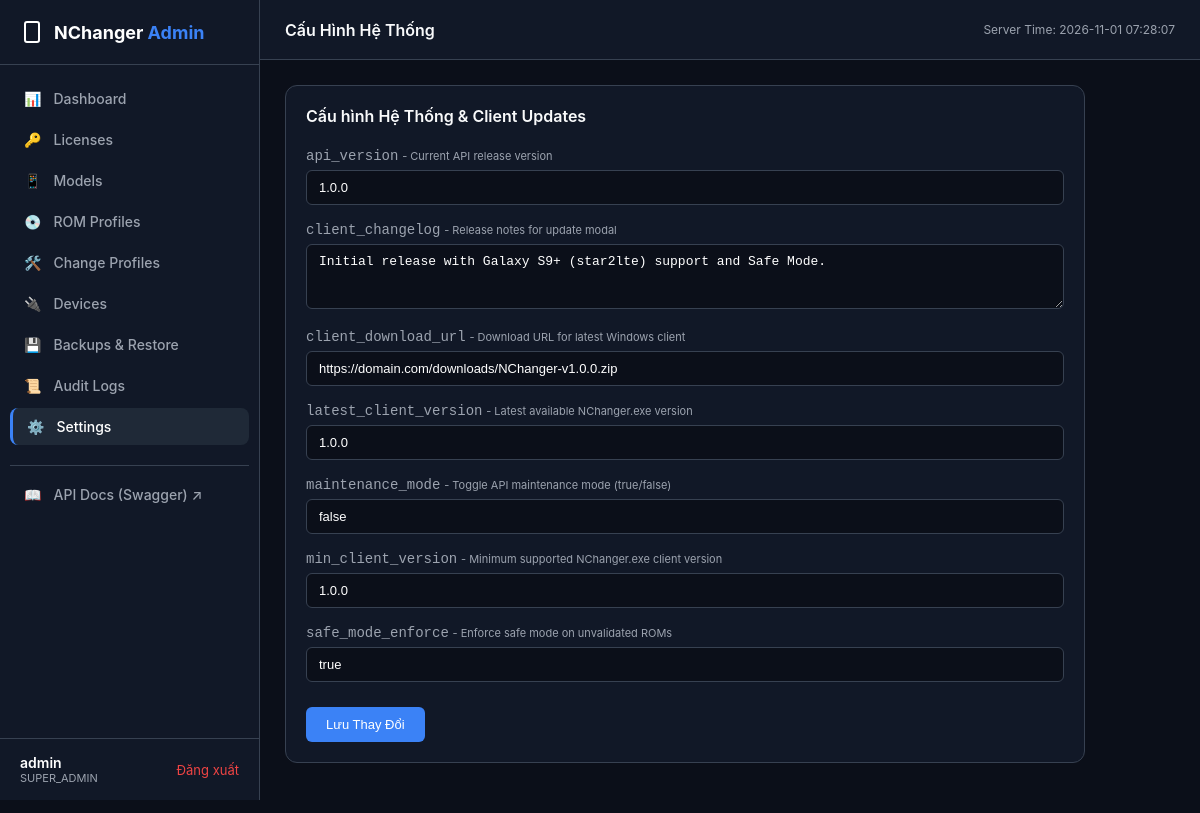
Screenshot of /admin/settings.php (signed in) with the database file from the repository.
### tables this page shows
CREATE TABLE `system_settings` (
  `setting_key` VARCHAR(100) NOT NULL,
  `setting_value` TEXT NOT NULL,
  `description` VARCHAR(255) DEFAULT NULL,
  `updated_at` TIMESTAMP NOT NULL DEFAULT CURRENT_TIMESTAMP ON UPDATE CURRENT_TIMESTAMP,
  PRIMARY KEY (`setting_key`)
);

### public/admin/includes/auth.php (called while the page is built, shortened)
<?php
$currentUser = $_SESSION['admin_user'] ?? null;

### public/admin/settings.php (the view, shortened to what this page needs)
<?php
require_once __DIR__ . '/includes/auth.php';
$pageTitle = 'Cấu Hình Hệ Thống';
$db = Database::getConnection();
$rows = $db->query('SELECT * FROM system_settings ORDER BY setting_key ASC')->fetchAll(PDO::FETCH_ASSOC);
include __DIR__ . '/includes/header.php';
?>
<div class="card" style="max-width: 800px;">
    <div class="card-header">
        <div class="card-title">Cấu hình Hệ Thống & Client Updates</div>
    </div>
    <form method="POST">
        <?php foreach ($rows as $s): ?>
            <div class="form-group">
                <label class="form-label">
                    <code><?= htmlspecialchars($s['setting_key']) ?></code>
                    <?php if (!empty($s['description'])): ?>
                        <span style="font-weight: normal; font-size: 11px; color: var(--text-muted);"> - <?= htmlspecialchars($s['description']) ?></span>
                    <?php endif; ?>
                </label>
                <?php if (strlen($s['setting_value']) > 80 || in_array($s['setting_key'], ['client_changelog'])): ?>
                    <textarea name="settings[<?= htmlspecialchars($s['setting_key']) ?>]" class="form-control" rows="3"><?= htmlspecialchars($s['setting_value']) ?></textarea>
                <?php else: ?>
                    <input type="text" name="settings[<?= htmlspecialchars($s['setting_key']) ?>]" class="form-control" value="<?= htmlspecialchars($s['setting_value']) ?>">
                <?php endif; ?>
            </div>
        <?php endforeach; ?>
        <div style="margin-top: 25px;">
            <button type="submit" class="btn btn-primary" style="padding: 10px 20px;">Lưu Thay Đổi</button>
        </div>
    </form>
</div>
<?php include __DIR__ . '/includes/footer.php'; ?>

### public/admin/includes/header.php (shortened to what this page needs)
<?php
$currentPage = basename($_SERVER['PHP_SELF'] ?? 'dashboard.php');
?>
<!DOCTYPE html>
<html lang="en">
<head>
    <link rel="stylesheet" href="assets/css/admin.css">
</head>
<body>
    <aside class="sidebar">
        <div class="brand">
            <svg width="24" height="24" viewBox="0 0 24 24" fill="none" stroke="currentColor" stroke-width="2">
                <rect x="5" y="2" width="14" height="20" rx="2" ry="2"></rect>
                <line x1="12" y1="18" x2="12.01" y2="18"></line>
            </svg>
            <div>NChanger <span>Admin</span></div>
        </div>
        <ul class="nav-menu">
            <li class="nav-item">
                <a href="dashboard.php" class="nav-link <?= $currentPage === 'dashboard.php' ? 'active' : '' ?>">
                    <span>📊</span> Dashboard
                </a>
            </li>
            <li class="nav-item">
                <a href="licenses.php" class="nav-link <?= $currentPage === 'licenses.php' ? 'active' : '' ?>">
                    <span>🔑</span> Licenses
                </a>
            </li>
            <li class="nav-item">
                <a href="models.php" class="nav-link <?= $currentPage === 'models.php' ? 'active' : '' ?>">
                    <span>📱</span> Models
                </a>
            </li>
            <li class="nav-item">
                <a href="roms.php" class="nav-link <?= $currentPage === 'roms.php' ? 'active' : '' ?>">
                    <span>💿</span> ROM Profiles
                </a>
            </li>
            <li class="nav-item">
                <a href="change_profiles.php" class="nav-link <?= $currentPage === 'change_profiles.php' ? 'active' : '' ?>">
                    <span>🛠️</span> Change Profiles
                </a>
            </li>
            <li class="nav-item">
                <a href="devices.php" class="nav-link <?= $currentPage === 'devices.php' ? 'active' : '' ?>">
                    <span>🔌</span> Devices
                </a>
            </li>
            <li class="nav-item">
                <a href="backups.php" class="nav-link <?= $currentPage === 'backups.php' ? 'active' : '' ?>">
                    <span>💾</span> Backups & Restore
                </a>
            </li>
            <li class="nav-item">
                <a href="logs.php" class="nav-link <?= $currentPage === 'logs.php' ? 'active' : '' ?>">
                    <span>📜</span> Audit Logs
                </a>
            </li>
            <li class="nav-item">
                <a href="settings.php" class="nav-link <?= $currentPage === 'settings.php' ? 'active' : '' ?>">
                    <span>⚙️</span> Settings
                </a>
            </li>
            <li class="nav-item" style="margin-top: 20px; border-top: 1px solid var(--border-color); padding-top: 10px;">
                <a href="/api/v1/docs" target="_blank" class="nav-link">
                    <span>📖</span> API Docs (Swagger) ↗
                </a>
            </li>
        </ul>
        <div class="user-panel">
            <div>
                <div style="font-weight: 600; color: #fff;"><?= htmlspecialchars($currentUser['username'] ?? 'Admin') ?></div>
                <div style="font-size: 11px; color: var(--text-muted); text-transform: uppercase;"><?= htmlspecialchars($currentUser['role'] ?? 'super_admin') ?></div>
            </div>
            <a href="logout.php" style="color: var(--danger); text-decoration: none; font-size: 13px;" title="Logout">Đăng xuất</a>
        </div>
    </aside>
    <div class="main-wrapper">
        <header class="topbar">
            <div style="font-weight: 600; font-size: 16px;"><?= $pageTitle ?? 'Dashboard' ?></div>
            <div style="color: var(--text-muted); font-size: 12px;">Server Time: <?= date('Y-m-d H:i:s') ?></div>
        </header>
        <main class="content-body">

### public/admin/includes/footer.php (shortened to what this page needs)
        </main>
    </div>
</body>
</html>

### public/admin/assets/css/admin.css (style rules this page uses)
:root { --bg-primary: #0b0f19; --bg-surface: #111827; --bg-surface-elevated: #1f2937; --border-color: #374151; --text-primary: #f9fafb; --text-muted: #9ca3af; --accent: #3b82f6; --accent-hover: #2563eb; --success: #10b981; --warning: #f59e0b; --danger: #ef4444; --info: #06b6d4; --sidebar-width: 260px; --font-family: -apple-system, BlinkMacSystemFont, "Segoe UI", Roboto, "Helvetica Neue", Arial, sans-serif; }
* { box-sizing: border-box; margin: 0; padding: 0; }
body { font-family: var(--font-family); background-color: var(--bg-primary); color: var(--text-primary); min-height: 100vh; display: flex; font-size: 14px; }
.sidebar { width: var(--sidebar-width); background-color: var(--bg-surface); border-right: 1px solid var(--border-color); display: flex; flex-direction: column; position: fixed; height: 100vh; z-index: 50; }
.brand { padding: 20px; font-size: 18px; font-weight: 700; color: #fff; display: flex; align-items: center; gap: 10px; border-bottom: 1px solid var(--border-color); }
.brand span { color: var(--accent); }
.nav-menu { list-style: none; padding: 15px 10px; flex: 1; overflow-y: auto; }
.nav-item { margin-bottom: 4px; }
.nav-link { display: flex; align-items: center; gap: 12px; padding: 10px 14px; color: var(--text-muted); text-decoration: none; border-radius: 8px; font-weight: 500; transition: all 0.2s; }
.nav-link:hover, .nav-link.active { background-color: var(--bg-surface-elevated); color: #fff; }
.nav-link.active { border-left: 3px solid var(--accent); }
.user-panel { padding: 15px 20px; border-top: 1px solid var(--border-color); display: flex; align-items: center; justify-content: space-between; }
.main-wrapper { margin-left: var(--sidebar-width); flex: 1; display: flex; flex-direction: column; min-width: 0; }
.topbar { height: 60px; background-color: var(--bg-surface); border-bottom: 1px solid var(--border-color); display: flex; align-items: center; justify-content: space-between; padding: 0 25px; }
.content-body { padding: 25px; flex: 1; }
.card { background-color: var(--bg-surface); border: 1px solid var(--border-color); border-radius: 12px; padding: 20px; margin-bottom: 25px; }
.card-header { display: flex; align-items: center; justify-content: space-between; margin-bottom: 20px; }
.card-title { font-size: 16px; font-weight: 600; }
.btn { display: inline-flex; align-items: center; gap: 6px; padding: 8px 14px; font-size: 13px; font-weight: 500; border-radius: 6px; border: none; cursor: pointer; text-decoration: none; transition: background-color 0.2s; }
.btn-primary { background-color: var(--accent); color: #fff; }
.form-group { margin-bottom: 15px; }
.form-label { display: block; margin-bottom: 6px; font-weight: 500; color: var(--text-muted); }
.form-control { width: 100%; padding: 9px 12px; background-color: var(--bg-primary); border: 1px solid var(--border-color); border-radius: 6px; color: #fff; font-size: 13px; }

### rows the page displays
system_settings: setting_key "api_version", description "Current API release version", setting_value "1.0.0"
system_settings: setting_key "client_changelog", description "Release notes for update modal", setting_key+setting_value "Initial release with Galaxy S9+ (star2lte) support and Safe Mode."
system_settings: setting_key "client_download_url", description "Download URL for latest Windows client", setting_value "https://domain.com/downloads/NChanger-v1.0.0.zip"
system_settings: setting_key "latest_client_version", description "Latest available NChanger.exe version", setting_value "1.0.0"
system_settings: setting_key "maintenance_mode", description "Toggle API maintenance mode (true/false)", setting_value "false"
system_settings: setting_key "min_client_version", description "Minimum supported NChanger.exe client version", setting_value "1.0.0"
system_settings: setting_key "safe_mode_enforce", description "Enforce safe mode on unvalidated ROMs", setting_value "true"

### other values shown
$currentUser['username'] "admin"
$currentUser['role'] "SUPER_ADMIN"
$pageTitle "Cấu Hình Hệ Thống"
